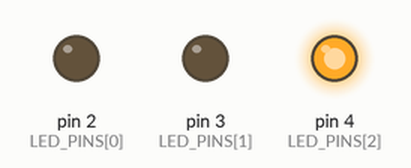
The sketch below on a simulated Arduino Uno, built with avr-gcc and run on an emulated ATmega328P. On the bench: output pins drawn as LEDs (lit = HIGH).

Above: at 10.0 s.
At 22.5 s:
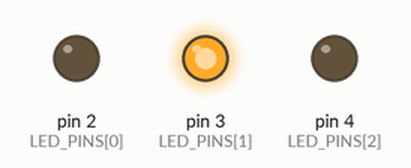
At 40.0 s:
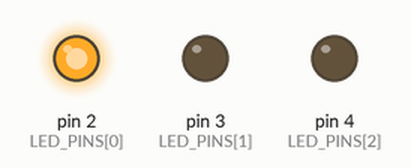
Timing chart, 0 to 71.5 s (numbered marks = the images above):
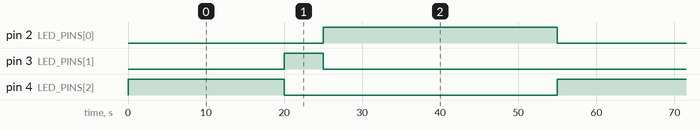

The sketch:

bai4.ino
```cpp
const int NUM_LEDS = 3;
const int LED_PINS[NUM_LEDS] = {2, 3, 4};

void setup() {
  for (int i = 0; i < NUM_LEDS; i++) {
    pinMode(LED_PINS[i], OUTPUT);
  }
}

void loop() {

    digitalWrite(LED_PINS[2], HIGH);
    delay(20000);
    digitalWrite(LED_PINS[2], LOW);
    digitalWrite(LED_PINS[1], HIGH);
    delay(5000);
    digitalWrite(LED_PINS[1], LOW);
    digitalWrite(LED_PINS[0], HIGH);
    delay(30000);
    digitalWrite(LED_PINS[0], LOW);

}
```

Measured:
- by itself, pin 2 (LED_PINS[0]): alternates HIGH for 30.0 s and LOW for 25.0 s
- by itself, pin 3 (LED_PINS[1]): alternates HIGH for 5.0 s and LOW for 50.0 s
- by itself, pin 4 (LED_PINS[2]): alternates HIGH for 20.0 s and LOW for 35.0 s
